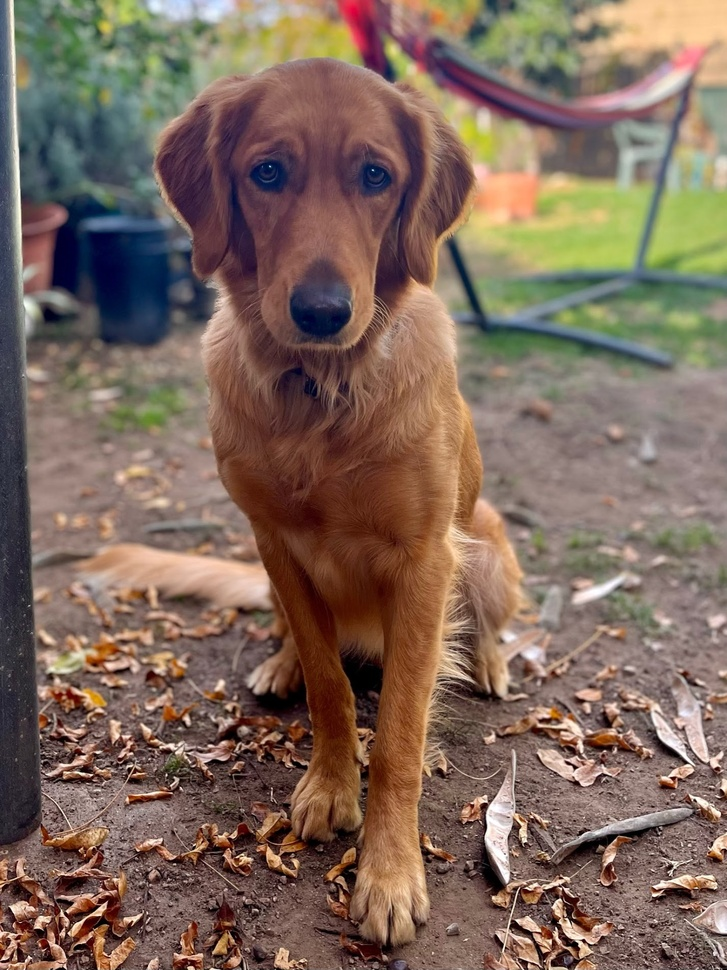
#> input picture SVD/Blitzen.jpg, 727 x 970 px, shrunk from 1428 x 1904 before the run
$ jupyter execute SVD.ipynb
#> lines starting #> are read from the running program, lines starting #| are printed output that depends on the picture; long printed decimals are rounded
Notebook to review/learn SVD on images

[cell 1]
# Import Libraries
import numpy as np
import matplotlib.pyplot as plt
from scipy.linalg import svd, norm

import imageio.v3 as iio
from skimage import color

Here is our image:

[cell 2]
# Load Image
img = iio.imread('Blitzen.jpg')
#> img is the input picture: shape (970, 727, 3); mean R, G, B 126.6, 104.9, 91.7
print("shape:", np.shape(img))
#| shape: (970, 727, 3)
plt.imshow(img)
plt.show()

[cell 3]
# First we make it greyscale:
img_gray = color.rgb2gray(img)
print("shape:", np.shape(img_gray))
#| shape: (970, 727)
plt.imshow(img_gray)
plt.show()

[cell 4]
A = img_gray # input matrix
xdim, ydim = np.shape(A)
#> xdim = 970; ydim = 727
print("shape:", np.shape(A))
#| shape: (970, 727)

[cell 5]
# Perform SVD
u, s, v_t= svd(A, full_matrices=False)
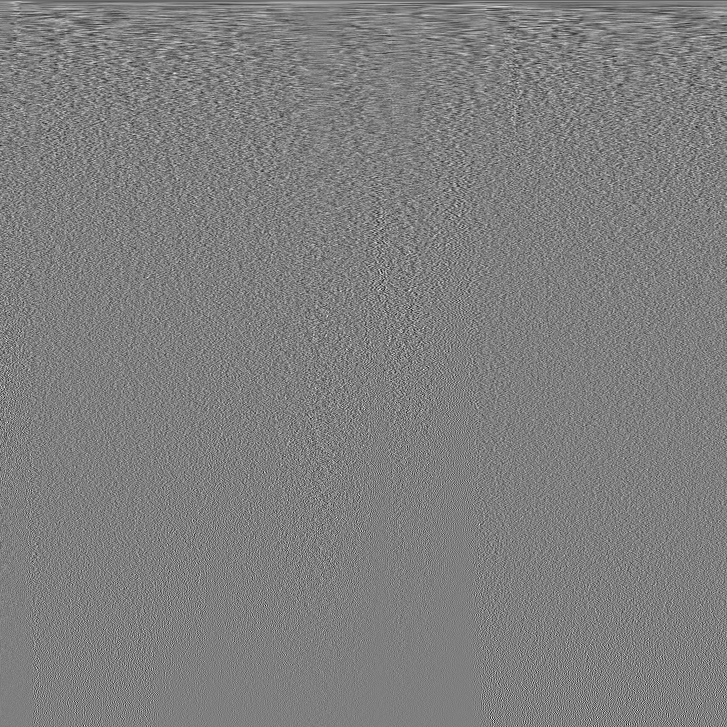
#> v_t: shape (727, 727) float64; min -0.211, max 0.212, mean -3.57e-05; drawn with min black and max white
#> s = 727 values, max 368.3 at index 0, min 0.017 at index 726, mean 2.59

m = 1904

n = 1428

$A_{m\times n} = U_{m\times m} \Sigma_{m\times n} V^T_{n \times n}$

Because of Matrix math if we only retain the first k singular values we can reduce the size of the matrices:

$A_{m\times n} = U_{m\times k} \Sigma_{k\times k} V^T_{k \times n}$

we still have:

A is an $m\times n$ matrix (but with less information)

[cell 6]
# what percentage of the image would you like to retain?
percentage = 10
k = int((percentage/100) * min(xdim, ydim))
#> k = 72
print (f"keeping {percentage}% of the singular values, gives", k, "singular values")
#| keeping 10% of the singular values, gives 72 singular values

[cell 7]
# Reconstruct the image
A_hat = np.dot(u[:, :k], np.dot(np.diag(s[:k]), v_t[:k, :]))
print("shape:", np.shape(A_hat))
#| shape: (970, 727)
plt.imshow(A_hat)
plt.show()

[cell 8]
# show the pixel difference
diff = A - A_hat
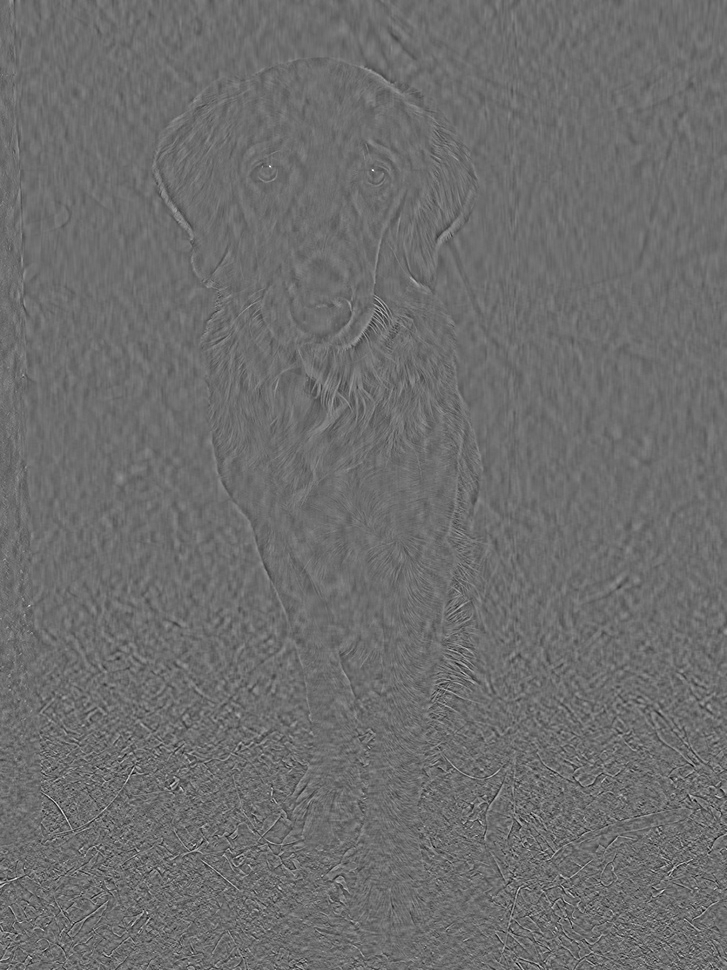
#> diff: shape (970, 727) float64; min -0.435, max 0.573, mean -3.53e-07; drawn with min black and max white
error = norm(diff, 'fro')/norm(A, 'fro')
#> error = 0.1
print("norm of difference:", error)
#| norm of difference: 0.1004

Being in Grey scale make our job easier but we can also perfom svd on color images.

[cell 9]
# Initialize an empty array to store the reconstructed channels
reconstructed_img = np.zeros_like(img, dtype=np.float64)

print(f"keeping {percentage}% of the singular values, gives", k, "singular values")
#| keeping 10% of the singular values, gives 72 singular values


err_sum = 0
for channel in range(img.shape[2]): # for each color channel
    print("SVD on channel:", channel)
    A = img[:, :, channel]  # input matrix

    # Perform SVD
    u, s, v_t = svd(A, full_matrices=False)

    # Reconstruct the image
    A_hat = np.dot(u[:, :k], np.dot(np.diag(s[:k]), v_t[:k, :]))

    # Store the reconstructed channel
    reconstructed_img[:, :, channel] = A_hat
    diff = A - A_hat
    error = norm(diff, 'fro')/norm(A, 'fro')
    print("norm of difference:", error)
    err_sum += error
#> this loop made 3 passes
#> (error, err_sum) on passes 1 to 3: (0.0884, 0.0884), (0.103, 0.191), (0.115, 0.307)
#| norm of difference: 0.08843
#| norm of difference: 0.1031
#| norm of difference: 0.1152
#> pass 1, `A_hat = np.dot(u[:, :k], np.dot(np.diag(s[:k]), v_t[:k, :]))`:
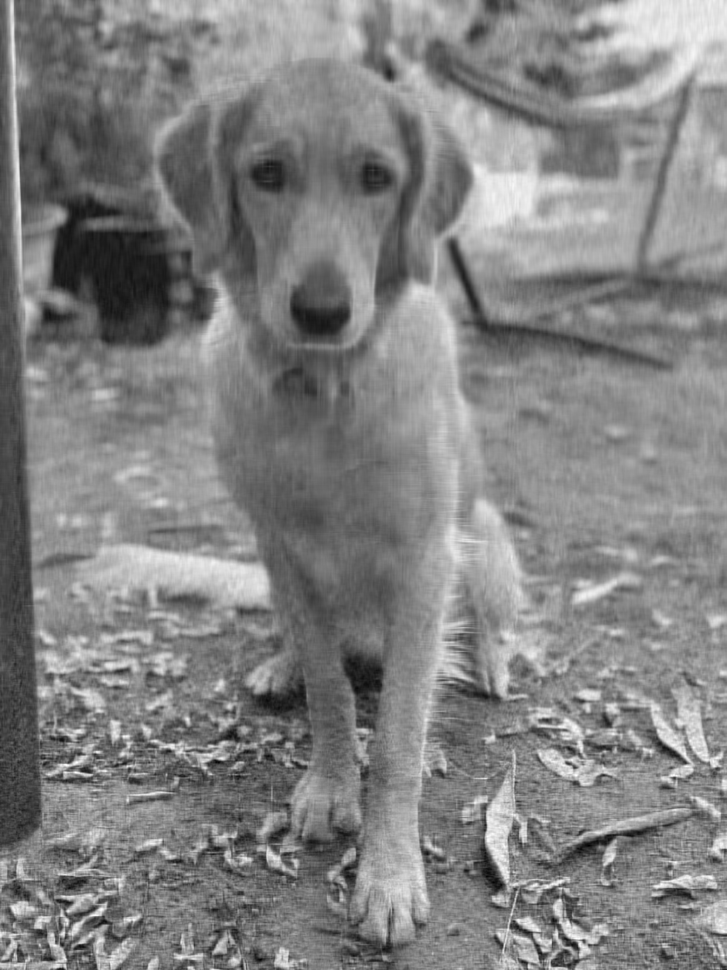
#> A_hat: shape (970, 727) float32; min -37.22, max 282.9, mean 126.6; drawn with min black and max white
#> after the loop:
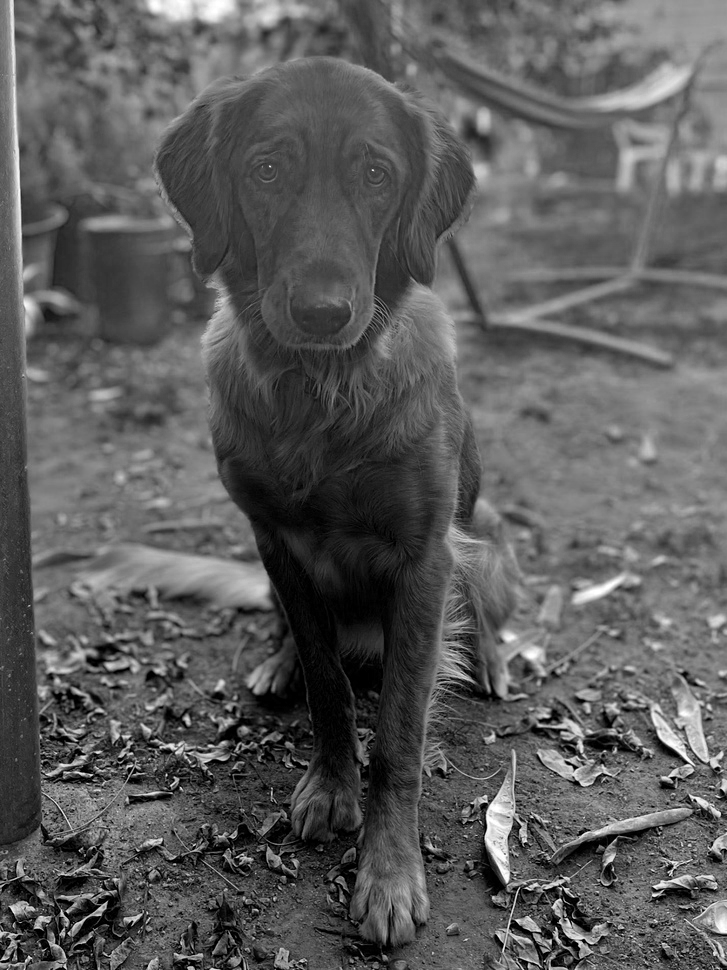
#> A: shape (970, 727); min 0, max 255, mean 91.7
#> after the loop:
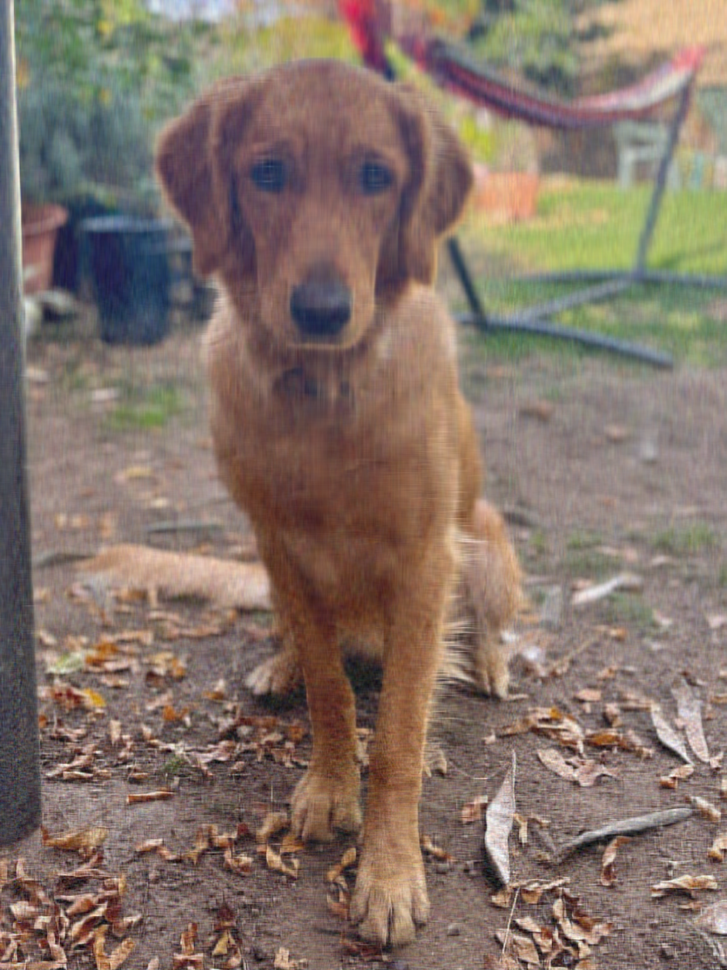
#> reconstructed_img: shape (970, 727, 3) float64; mean R, G, B 126.6, 104.9, 91.7; drawn with min black and max white
#> after the loop, err_sum = 0.307

print("average error:", err_sum / img.shape[2])
#| average error: 0.1022

[cell 10]
# Clip values to be in the valid range [0, 255] and convert to uint8
# print(reconstructed_img)
reconstructed_img = np.clip(reconstructed_img, 0, 255).astype(np.uint8)

# Display the reconstructed image
plt.imshow(reconstructed_img)
plt.show()

diff = img - reconstructed_img
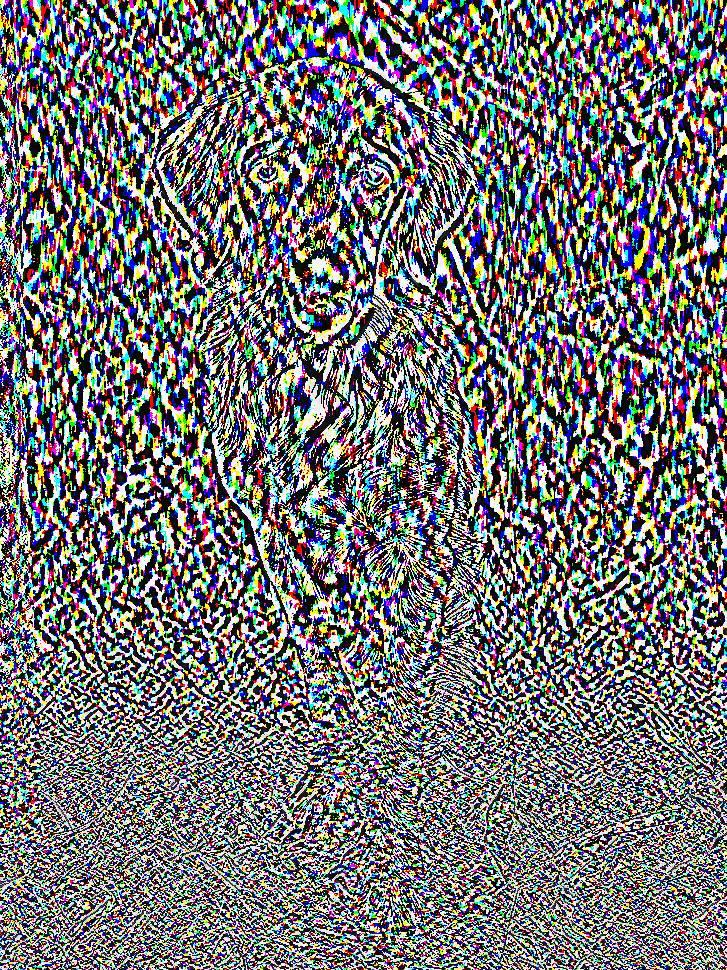
#> diff: shape (970, 727, 3); mean R, G, B 114.6, 114.8, 114.9
print(f"norm of difference:", err_sum / img.shape[2])
#| norm of difference: 0.1022

[cell 11]
import os

# Save original and reconstructed images
original_file = "original_svd_image.jpg"
compressed_file = f"compressed_svd_image.jpg"

# Save the images
iio.imwrite(original_file, img)
iio.imwrite(compressed_file, reconstructed_img)

# Get file sizes
original_size = os.path.getsize(original_file)
compressed_size = os.path.getsize(compressed_file)

# Compare sizes
size_difference = original_size - compressed_size
percentage_change = (size_difference / original_size) * 100

print(f"Original image size: {original_size:,} bytes")
print(f"Compressed image size: {compressed_size:,} bytes")

if size_difference > 0:
    print(f"Size reduction: {size_difference:,} bytes ({percentage_change:.2f}%)")
else:
    print(f"Size increase: {-size_difference:,} bytes ({-percentage_change:.2f}%)")

# Calculate theoretical storage for SVD representation
total_pixels = img.shape[0] * img.shape[1]
#> total_pixels = 705190
total_elements = total_pixels * img.shape[2]  # Elements in original image (RGB)
#> total_elements = 2115570

# For each channel: U matrix (img.shape[0] × k), singular values (k), V^T matrix (k × img.shape[1])
svd_elements_per_channel = (img.shape[0] * k) + k + (k * img.shape[1])
#> svd_elements_per_channel = 122256
svd_elements_total = svd_elements_per_channel * img.shape[2]  # For all channels
#> svd_elements_total = 366768

svd_compression_ratio = total_elements / svd_elements_total
#> svd_compression_ratio = 5.77
svd_reduction_percentage = (1 - (svd_elements_total / total_elements)) * 100
#> svd_reduction_percentage = 82.66

print(f"\nSVD representation storage (theoretical):")
print(f"Original elements: {total_elements:,}")
#| Original elements: 2,115,570
print(f"SVD elements: {svd_elements_total:,}")
#| SVD elements: 366,768
print(f"Matrix compression ratio: {svd_compression_ratio:.2f}x")
#| Matrix compression ratio: 5.77x
print(f"Matrix size reduction: {svd_reduction_percentage:.2f}%")
#| Matrix size reduction: 82.66%
